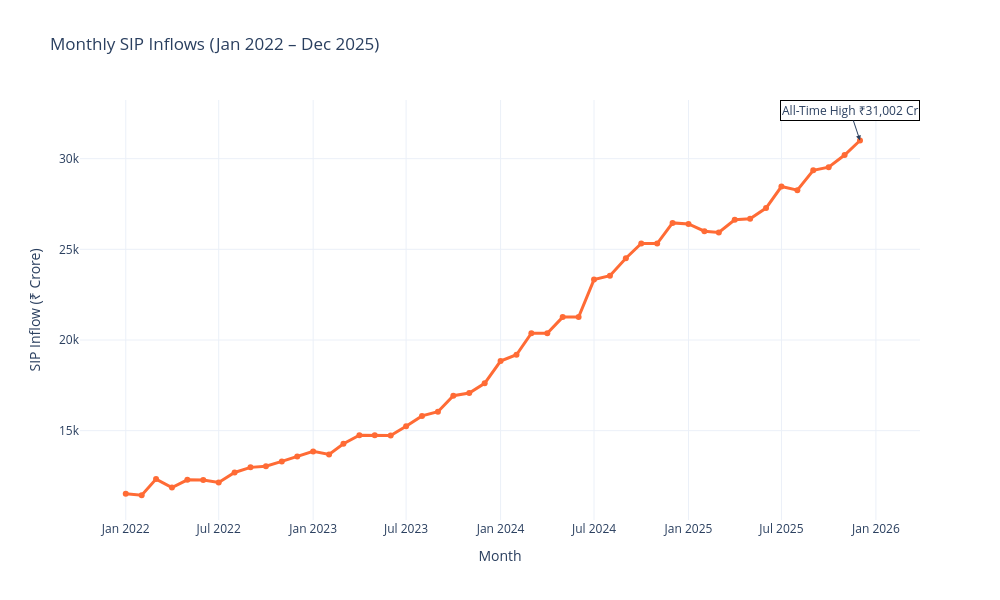

Notebook source saved alongside this figure:
### Markdown cell above
# Mutual Fund Analytics — Exploratory Data Analysis (EDA)

### Code cell
import pandas as pd
import plotly.graph_objects as go

# Load data
df = pd.read_csv("data/raw/04_monthly_sip_inflows.csv")

# Convert month column
df["month"] = pd.to_datetime(df["month"])

# Convert to string for Plotly export compatibility
df["month_str"] = df["month"].astype(str)

# Create figure
fig = go.Figure()

fig.add_trace(
    go.Scatter(
        x=df["month_str"],
        y=df["sip_inflow_crore"],
        mode="lines+markers",
        name="SIP Inflow (₹ Crore)",
        line=dict(color="#FF6B35", width=3)
    )
)

# Find highest SIP inflow
max_row = df.loc[df["sip_inflow_crore"].idxmax()]

# Add annotation
fig.add_annotation(
    x=str(max_row["month_str"]),
    y=max_row["sip_inflow_crore"],
    text=f"All-Time High ₹{int(max_row['sip_inflow_crore']):,} Cr",
    showarrow=True,
    arrowhead=2,
    bgcolor="white",
    bordercolor="black"
)

# Layout
fig.update_layout(
    title="Monthly SIP Inflows (Jan 2022 – Dec 2025)",
    xaxis_title="Month",
    yaxis_title="SIP Inflow (₹ Crore)",
    template="plotly_white",
    height=600,
    width=1000
)

# Show chart
fig.show()

# Save chart
fig.write_image("reports/sip_inflow_trend.png")

print("Chart saved successfully.")

### Figure 1 — Plotly figure (JSON) as saved in the notebook; plotly's stock layout.template omitted (floating-point values rounded to 4 significant figures)
{"data": [{"line": {"color": "#FF6B35", "width": 3}, "mode": "lines+markers", "name": "SIP Inflow (₹ Crore)", "type": "scatter", "x": ["2022-01-01", "2022-02-01", "2022-03-01", "2022-04-01", "2022-05-01", "2022-06-01", "2022-07-01", "2022-08-01", "2022-09-01", "2022-10-01", "2022-11-01", "2022-12-01", "2023-01-01", "2023-02-01", "2023-03-01", "2023-04-01", "2023-05-01", "2023-06-01", "2023-07-01", "2023-08-01", "2023-09-01", "2023-10-01", "2023-11-01", "2023-12-01", "2024-01-01", "2024-02-01", "2024-03-01", "2024-04-01", "2024-05-01", "2024-06-01", "2024-07-01", "2024-08-01", "2024-09-01", "2024-10-01", "2024-11-01", "2024-12-01", "2025-01-01", "2025-02-01", "2025-03-01", "2025-04-01", "2025-05-01", "2025-06-01", "2025-07-01", "2025-08-01", "2025-09-01", "2025-10-01", "2025-11-01", "2025-12-01"], "y": [11517, 11438, 12328, 11863, 12286, 12276, 12140, 12694, 12976, 13040, 13306, 13573, 13856, 13687, 14276, 14749, 14749, 14734, 15245, 15814, 16042, 16928, 17073, 17610, 18838, 19187, 20371, 20371, 21262, 21262, 23332, 23547, 24509, 25323, 25320, 26459, 26400, 25999, 25926, 26632, 26688, 27274, 28464, 28265, 29361, 29529, 30200, 31002]}], "layout": {"annotations": [{"arrowhead": 2, "bgcolor": "white", "bordercolor": "black", "showarrow": true, "text": "All-Time High ₹31,002 Cr", "x": "2025-12-01", "y": 31002}], "height": 600, "title": {"text": "Monthly SIP Inflows (Jan 2022 – Dec 2025)"}, "width": 1000, "xaxis": {"title": {"text": "Month"}}, "yaxis": {"title": {"text": "SIP Inflow (₹ Crore)"}}}}
